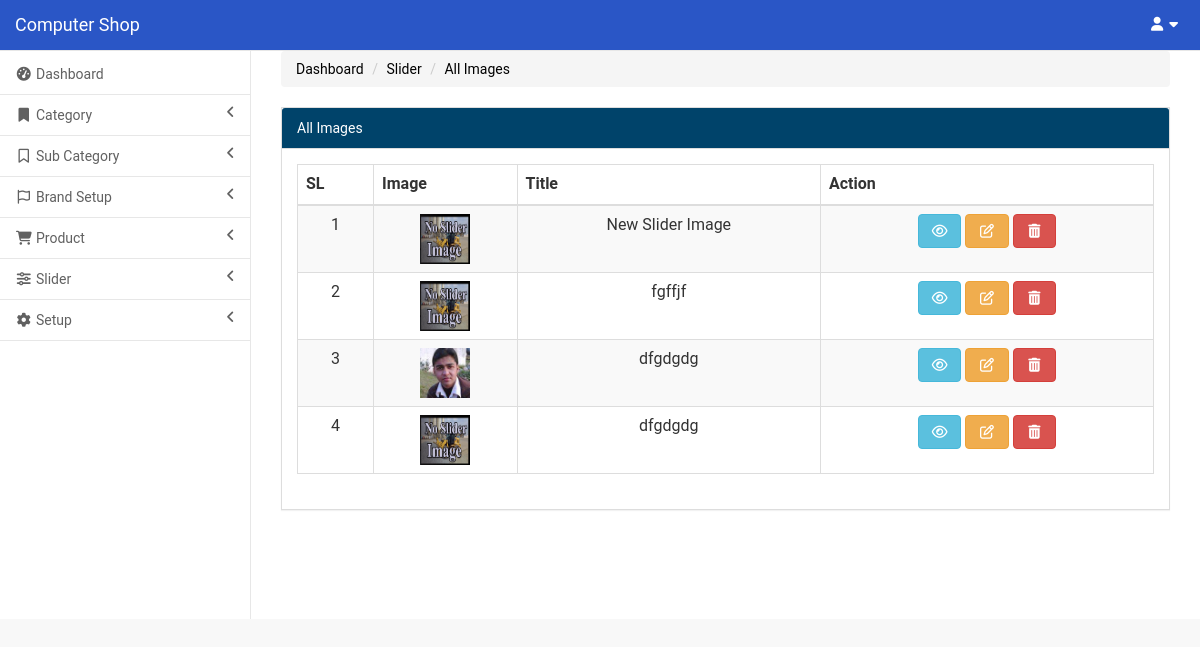
Screenshot of /index.php/admin/slider_images with the database file from the repository.
### tables this page shows
CREATE TABLE `slider_image` (
  `id` varchar(255) NOT NULL,
  `img_name` varchar(255) NOT NULL,
  `img_title` varchar(255) NOT NULL,
  `created_at` datetime NOT NULL DEFAULT CURRENT_TIMESTAMP,
  `modified_at` datetime NOT NULL,
  `status` int(1) NOT NULL DEFAULT '1'
);

### application/controllers/Admin.php (called while the page is built, shortened)
<?php
class Admin extends CI_Controller {
	function __construct()
	{
		$this->load->model('crud');
    }
	public function slider_images()
	{
		if(!isset($_GET['a'])) {
            $this->load->view('templates/header');
            $page_data['images'] = $this->db->get('slider_image')->result();
			$this->load->view('all_images',$page_data);
			$this->load->view('templates/footer');
		}
	}
}

### index.php (called while the page is built, shortened)
<?php
require_once BASEPATH.'core/CodeIgniter.php';

### application/views/all_images.php (the view)
<div id="page-wrapper">
    <div class="row">
        <div class="col-lg-12">
           <ol class="breadcrumb">
                <li><a href="#">Dashboard</a></li>
                <li><a href="#">Slider</a></li>
                <li><a href="#">All Images</a></li>
            </ol>
        </div>
    </div>
    <div class="row">
        <div class="col-lg-12">
            <div class="panel panel-default">
                <div class="panel-heading">
                    All Images
                </div>
                <div class="panel-body">
                    <div class="table-responsive text-center">
                        <table class="table table-striped table-bordered table-hover" id="dataTables-example">
                            <thead>
                                <tr>
                                    <th>SL</th>
                                    <th>Image</th>
                                    <th>Title</th>
                                    <th>Action</th>
                                </tr>
                            </thead>
                            <tbody>
                            <?php $counter = 0; foreach($images as $row) { $counter++;?>
                                <tr class="odd gradeX">
                                    <td><?php echo $counter; ?></td>
                                    <td class="center"><img src="<?php echo base_url().'uploads/slider_img/'.$row->img_name; ?>"width="50" height="50"></td>
                                   <td><?php echo $row->img_title; ?></td>
                                    <td class="center">
                                        <button class="btn btn-info" data-toggle="tooltip" data-placement="top" title="View">
                                            <i class="fa fa-eye fa-fw"></i>
                                        </button>
                                        <a href="<?php echo site_url('admin/slider_images?a=edit&id='.$row->id); ?>" class="btn btn-warning" data-toggle="tooltip" data-placement="top" title="Edit">
                                                <i class="fa fa-edit fa-fw"></i>
                                            </a>
                                        <a onclick="return confirm('Are you sure you want to delete this category?')" href="<?php echo site_url('admin/slider_images?a=delete&id='.$row->id); ?>" class="btn btn-danger" data-toggle="tooltip" data-placement="top" title="Delete">
                                                <i class="fa fa-trash fa-fw"></i>
                                            </a>
                                    </td>
                                </tr>
                                <?php } ?>
                            </tbody>
                        </table>
                    </div>
                </div>
            </div>
        </div>
    </div>
</div>

### rows the page displays
slider_image: img_name (placeholder picture), img_title "New Slider Image"
slider_image: img_name (placeholder picture), img_title "fgffjf"
slider_image: img_name (picture), img_title "dfgdgdg"
slider_image: img_name (placeholder picture), img_title "dfgdgdg"
